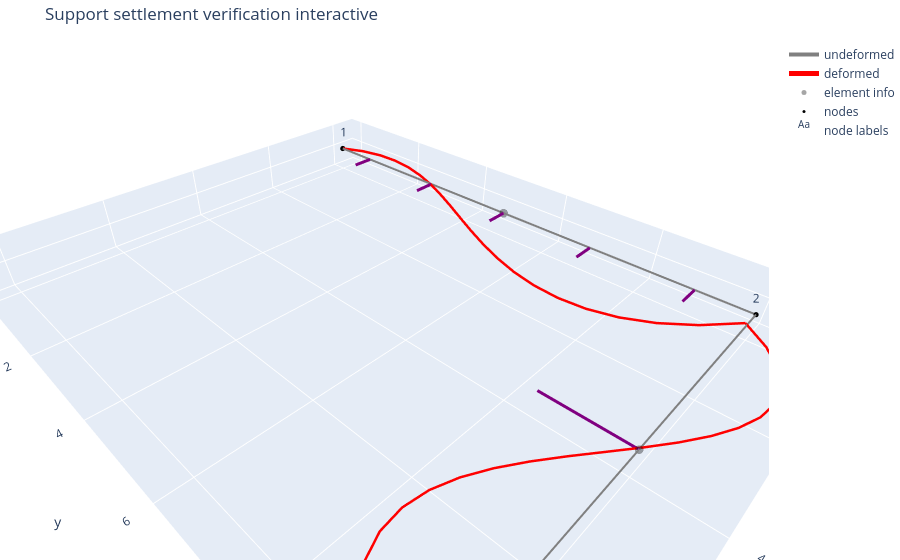

Notebook source saved alongside this figure:
### Code cell
import importlib

try:
    import helpers.plotting_plotly as pp3d
    importlib.reload(pp3d)
    from helpers.plotting_plotly import plot_structure_plotly
except ImportError:
    import plotting_plotly as pp3d
    importlib.reload(pp3d)
    from plotting_plotly import plot_structure_plotly

fig = plot_structure_plotly(
    clean_model,
    data,
    U=package["results"]["U"],
    scale=60.0,
    selector="all",
    show_undeformed=True,
    show_deformed=True,
    show_nodes=True,
    show_node_labels=True,
    show_element_hover=True,
    show_member_loads=True,
    member_load_scale=0.02,
    title="Support settlement verification interactive",
    save_html="outputs/validation/plotly_plots/verification_support_settlement_frame.html",
    save_png="outputs/validation/plotly_plots/verification_support_settlement_frame.png",
)

fig.show()

### Figure 1 — Plotly figure (JSON) as saved in the notebook; plotly's stock layout.template omitted (floating-point values rounded to 4 significant figures)
{"data": [{"hoverinfo": "skip", "line": {"color": "gray", "dash": "solid", "width": 4}, "mode": "lines", "name": "undeformed", "type": "scatter3d", "x": [0, 0, null, 0, 8, null], "y": [0, 10, null, 10, 10, null], "z": [0, 0, null, 0, 0, null]}, {"hoverinfo": "skip", "line": {"color": "red", "dash": "solid", "width": 5}, "mode": "lines", "name": "deformed", "type": "scatter3d", "x": [0, -0.2371, -0.3582, -0.3782, -0.312, -0.1744, 0.01973, 0.2556, 0.5182, 0.7928, 1.065, 1.319, 1.54, 1.714, 1.826, 1.86, 1.803, 1.639, 1.353, 0.9302, 0.3563, null, 0.3563, 0.7535, 1.151, 1.548, 1.945, 2.342, 2.739, 3.137, 3.534, 3.931, 4.328, 4.725, 5.123, 5.52, 5.917, 6.314, 6.711, 7.108, 7.506, 7.903, 8.3, null], "y": [0, 0.4982, 0.9964, 1.495, 1.993, 2.491, 2.989, 3.488, 3.986, 4.484, 4.982, 5.48, 5.979, 6.477, 6.975, 7.473, 7.971, 8.47, 8.968, 9.466, 9.964, null, 9.964, 10.41, 10.71, 10.87, 10.92, 10.87, 10.74, 10.55, 10.3, 10.02, 9.725, 9.427, 9.145, 8.895, 8.692, 8.554, 8.497, 8.536, 8.689, 8.972, 9.4, null], "z": [0, 0, 0, 0, 0, 0, 0, 0, 0, 0, 0, 0, 0, 0, 0, 0, 0, 0, 0, 0, 0, null, 0, 0, 0, 0, 0, 0, 0, 0, 0, 0, 0, 0, 0, 0, 0, 0, 0, 0, 0, 0, 0, null]}, {"hovertemplate": "%{text}<extra></extra>", "marker": {"color": "black", "opacity": 0.35, "size": 5}, "mode": "markers", "name": "element info", "text": ["Element 1<br>type = 3D_frame<br>nodes = 1 to 2<br>section = frame_sec", "Element 2<br>type = 3D_frame<br>nodes = 2 to 3<br>section = frame_sec"], "type": "scatter3d", "x": [0, 4], "y": [5, 10], "z": [0, 0]}, {"hovertemplate": "%{text}<extra></extra>", "marker": {"color": "black", "size": 3}, "mode": "markers", "name": "nodes", "text": ["Node 1", "Node 2", "Node 3"], "type": "scatter3d", "x": [0, 0, 8], "y": [0, 10, 10], "z": [0, 0, 0]}, {"hoverinfo": "skip", "mode": "text", "name": "node labels", "text": ["1", "2", "3"], "textposition": "top center", "type": "scatter3d", "x": [0, 0, 8], "y": [0, 10, 10], "z": [0, 0, 0]}, {"hovertemplate": "%{text}<extra></extra>", "line": {"color": "purple", "width": 6}, "mode": "lines", "showlegend": false, "text": ["Member load on element 1<br>type = uniform_local_y<br>w = -24.0", "Member load on element 1<br>type = uniform_local_y<br>w = -24.0"], "type": "scatter3d", "x": [0, 0.48], "y": [1, 1], "z": [0, 0]}, {"hovertemplate": "%{text}<extra></extra>", "line": {"color": "purple", "width": 6}, "mode": "lines", "showlegend": false, "text": ["Member load on element 1<br>type = uniform_local_y<br>w = -24.0", "Member load on element 1<br>type = uniform_local_y<br>w = -24.0"], "type": "scatter3d", "x": [0, 0.48], "y": [3.0, 3.0], "z": [0, 0]}, {"hovertemplate": "%{text}<extra></extra>", "line": {"color": "purple", "width": 6}, "mode": "lines", "showlegend": false, "text": ["Member load on element 1<br>type = uniform_local_y<br>w = -24.0", "Member load on element 1<br>type = uniform_local_y<br>w = -24.0"], "type": "scatter3d", "x": [0, 0.48], "y": [5, 5], "z": [0, 0]}, {"hovertemplate": "%{text}<extra></extra>", "line": {"color": "purple", "width": 6}, "mode": "lines", "showlegend": false, "text": ["Member load on element 1<br>type = uniform_local_y<br>w = -24.0", "Member load on element 1<br>type = uniform_local_y<br>w = -24.0"], "type": "scatter3d", "x": [0, 0.48], "y": [7.0, 7.0], "z": [0, 0]}, {"hovertemplate": "%{text}<extra></extra>", "line": {"color": "purple", "width": 6}, "mode": "lines", "showlegend": false, "text": ["Member load on element 1<br>type = uniform_local_y<br>w = -24.0", "Member load on element 1<br>type = uniform_local_y<br>w = -24.0"], "type": "scatter3d", "x": [0, 0.48], "y": [9, 9], "z": [0, 0]}, {"hovertemplate": "%{text}<extra></extra>", "line": {"color": "purple", "width": 6}, "mode": "lines", "showlegend": false, "text": ["Member load on element 2<br>type = point_local_y_midspan<br>P = -75.0", "Member load on element 2<br>type = point_local_y_midspan<br>P = -75.0"], "type": "scatter3d", "x": [4, 4], "y": [10, 8.5], "z": [0, 0]}], "layout": {"margin": {"b": 0, "l": 0, "r": 0, "t": 40}, "scene": {"aspectmode": "data", "xaxis": {"title": {"text": "x"}}, "yaxis": {"title": {"text": "y"}}, "zaxis": {"title": {"text": "z"}}}, "showlegend": true, "title": {"text": "Support settlement verification interactive"}}}
